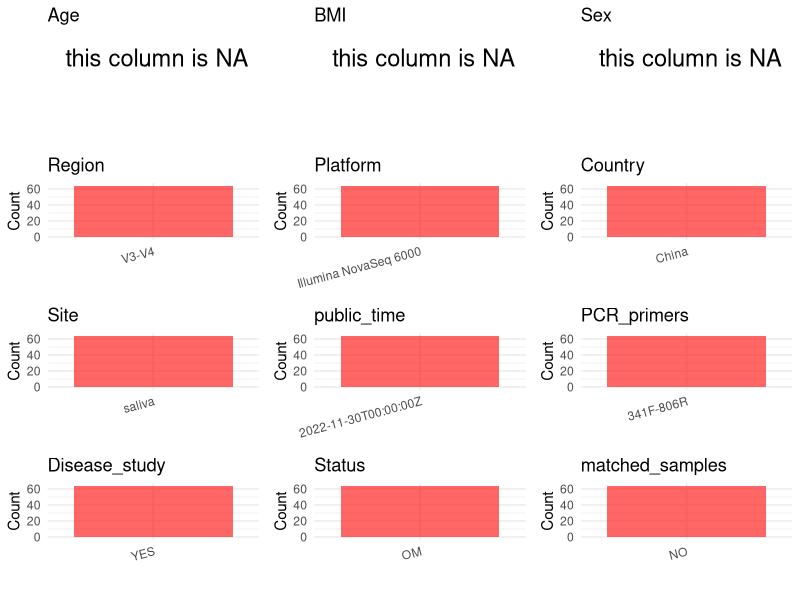

Write the R code that produced this figure. (Note: this script raises an error after producing the figure.)
## ---- chunk 1
# Load necessary libraries
library(dplyr)
library(ggplot2)
library(cowplot)

# Set working directory (update this path to your local directory)
setwd("E:/bioproject_YSD/PRJNA907138")

# Read the initial metadata files
initial_meta <- read.csv("SraRunTable.csv", header = T)

# Display the first few rows of the metadata
head(initial_meta)
## ---- chunk 2
# Create a uniform metadata dataframe
metadata <- data.frame(
  BioProject = initial_meta$BioProject,
  Run = initial_meta$Run,
  sample_name = initial_meta$Sample.Name,
  Age = NA,
  BMI = NA,  
  Sex = NA,
  Region = "V3-V4",
  Platform = initial_meta$Instrument,
  Country = initial_meta$geo_loc_name_country,
  Site = initial_meta$env_medium,
  public_time = initial_meta$ReleaseDate,
  stringsAsFactors = FALSE
)
## ---- chunk 3
# Add information obtained from the publication
metadata$PCR_primers <- "341F-806R"
metadata$title <- "Distinctive microbiota of delayed healing of oral mucositis after radiotherapy of nasopharyngeal carcinoma"
metadata$Disease_study <- "YES"
# Assign disease status based on status patterns
metadata$Status <- "OM"

# Check initial data distribution
cat("Initial sample distribution:\n")
table(metadata$sample_name)
table(metadata$Site)

# Calculate sampling frequency per subject
sample_counts <- table(metadata$sample_name)
cat("\nNumber of samples per subject:\n")
print(sample_counts)

# Create matched_samples column
metadata$matched_samples <- ifelse(metadata$sample_name %in% names(sample_counts[sample_counts >= 2]), "YES", "NO")

cat("\nMatched samples distribution:\n")
table(metadata$matched_samples)

# Identify samples for removal: single samples excluding saliva
single_samples <- names(sample_counts[sample_counts == 1])
samples_to_remove <- metadata$sample_name %in% single_samples & 
                     !(metadata$Site %in% c("saliva"))

cat("\nNumber of samples to be removed:", sum(samples_to_remove), "\n")

# Remove identified samples
metadata_clean <- metadata[!samples_to_remove, ]

cat("\nFinal sample distribution after cleaning:\n")
table(metadata_clean$sample_name)
table(metadata_clean$Site)
table(metadata_clean$matched_samples)

# Use cleaned dataset for subsequent analysis
metadata <- metadata_clean
## ---- chunk 4
# Check the number of unique runs and sample names
print(paste("Number of unique runs:", length(unique(metadata$Run))))
print(paste("Number of unique sample names:", length(unique(metadata$sample_name))))
## ---- chunk 5
# Select columns for visualization
plot_data <- metadata %>%
  select(-BioProject, -Run, -sample_name, -title)

# Function to create simple plots for each column
create_simple_plots <- function(data) {
  plots <- list()
  
  for (col in colnames(data)) {
    # Check if the column is all NA
    if (all(is.na(data[[col]]))) {
      # Create an empty plot with text indicating all NA
      p <- ggplot() +
        annotate("text", x = 0.5, y = 0.5, label = "this column is NA", size = 6) +
        labs(title = col) +
        theme_void()
    } else if (is.numeric(data[[col]])) {
      # Numeric variable: histogram
      p <- ggplot(data, aes(x = .data[[col]])) +
        geom_histogram(fill = "blue", alpha = 0.6, bins = 20, na.rm = TRUE) +
        labs(title = col) +
        theme_minimal()
    } else {
      # Categorical variable: bar plot (remove NA values)
      count_data <- as.data.frame(table(data[[col]], useNA = "ifany"))
      p <- ggplot(count_data, aes(x = reorder(Var1, -Freq), y = Freq)) +
        geom_col(fill = "red", alpha = 0.6) +
        labs(title = col, x = NULL, y = "Count") +
        theme_minimal() +
        theme(axis.text.x = element_text(angle = 15, hjust = 1))
    }
    plots[[col]] <- p
  }
  
  return(plots)
}

# Generate and arrange plots
plots <- create_simple_plots(plot_data)
p<-plot_grid(plots$Age, 
          plots$BMI, 
          plots$Sex, 
          plots$Region, 
          plots$Platform, 
          plots$Country, 
          plots$Site,
          plots$public_time, 
          plots$PCR_primers,
          plots$Disease_study,
          plots$Status,
          plots$matched_samples,# add 
          ncol = 3, align = "hv", axis = "lb")
ggsave("Metadata_Summary.png", plot = p, width = 8, height = 6, dpi = 150)
## ---- chunk 6
knitr::include_graphics("Metadata_Summary.png")
## ---- chunk 7
# Reorder columns to match the desired format
metadata <- metadata[, c(
  "BioProject", "Run", "sample_name", "Age", "BMI", "Sex", 
  "Region", "Platform", "Country", "Site", "public_time", 
  "PCR_primers", "title", "Disease_study", "Status", "matched_samples"
)]

# Export the uniform metadata to a CSV file
write.csv(metadata, file = "metadata.csv", quote = FALSE)
head(metadata)
